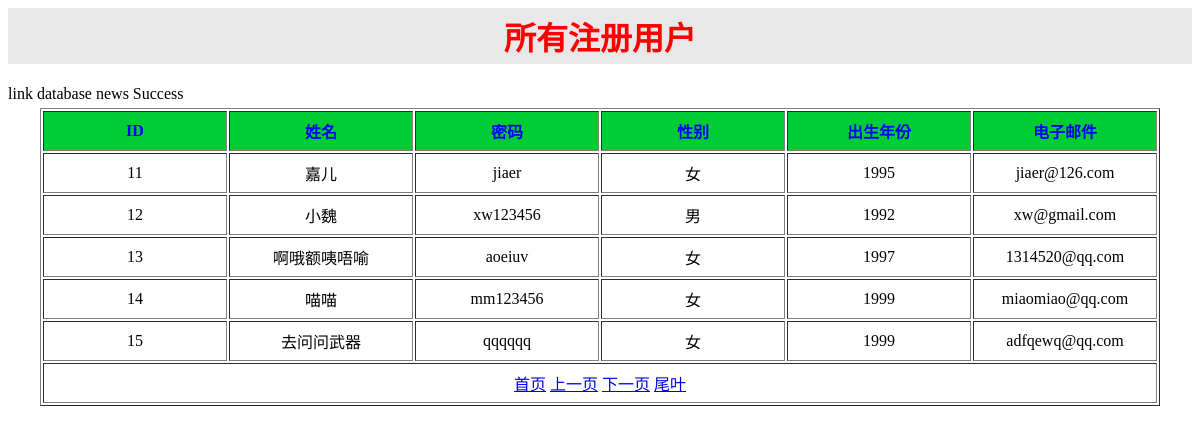
/admin/allUsers.php?page=3, run on the app's committed database.
### tables this page shows
CREATE TABLE `user` (
  `userid` int(6) NOT NULL AUTO_INCREMENT,
  `username` varchar(24) NOT NULL,
  `userpsd` varchar(20) NOT NULL,
  `usesex` enum('0','1') NOT NULL DEFAULT '0',
  `borndate` int(4) NOT NULL DEFAULT '1999',
  `email` varchar(20) NOT NULL DEFAULT 'xxxxxxx@gmail.com',
  PRIMARY KEY (`userid`)
);

### admin/allUsers.php (the view, shortened to what this page needs)
<h1>所有注册用户</h1>
<?php
$link = @mysql_connect('127.0.0.1','root','root');
if($link){
	echo "link database news Success";
}else{
	echo "link database news Fail";
	exit;
}
@$page = $_GET['page']?$_GET['page']:1;
$table_size = 5;
$offset = ($page-1)*$table_size;
$sql = "select * from user";
$res = mysql_query($sql) ;
$totleSize = mysql_num_rows($res);
$pageMax = ceil($totleSize / $table_size);
$sql = "select * from user  limit {$offset},{$table_size}";
$res = mysql_query($sql) ;
$rows = array();
while( $row = mysql_fetch_assoc($res) ){
	$rows[] = $row;
}
?>
<table border='1'>
	<thead>
		<tr>
			<th>ID</th>
			<th>姓名</th>
			<th>密码</th>
			<th>性别</th>
			<th>出生年份</th>
			<th>电子邮件</th>
		</tr>
	</thead>
	<?php foreach($rows as $value):?>
	<tbody>
		<tr>
			<td><?php echo ("{$value['userid']}");?></td>
			<td><?php echo ("{$value['username']}");?></td>
			<td><?php echo ("{$value['userpsd']}");?></td>
			<td><?php echo (( 0==$value['usesex'] )?'女':'男');?></td>
			<td><?php echo ("{$value['borndate']}");?></td>
			<td><?php echo ("{$value['email']}");?></td>
		</tr>
	</tbody>
	<?php endforeach;?>
	<tr style="text-align:center">
		<td colspan='6'>
			<a href="./allUsers.php?page=1">首页</a>
			<a href="./allUsers.php?page=<?php echo $page <= 1 ? $page : $page-1; ?>">上一页</a>
			<a href="./allUsers.php?page=<?php echo $page >= $pageMax ? $page : $page+1; ?>">下一页</a>
			<a href="./allUsers.php?page=<?php echo $pageMax; ?>">尾叶<a>
		</td>
	</tr>
</table>

### admin/allUsers.php (style rules this page uses)
h1 { text-align:center; color:red; padding:5px; background: #e8e8e8; }
table { margin:5px auto; }
th { width:180px; height:40px; background:#00cc33; color:#0000ff; border-collapse:collapse; }
td { width:180px; height:40px; text-align:center; }

### data on the page
user: userid "11", username "嘉儿", userpsd "jiaer", usesex "女", borndate "1995", email "jiaer@126.com"
user: userid "12", username "小魏", userpsd "xw123456", usesex "男", borndate "1992", email "xw@gmail.com"
user: userid "13", username "啊哦额咦唔喻", userpsd "aoeiuv", usesex "女", borndate "1997", email "1314520@qq.com"
user: userid "14", username "喵喵", userpsd "mm123456", usesex "女", borndate "1999", email "miaomiao@qq.com"
user: userid "15", username "去问问武器", userpsd "qqqqqq", usesex "女", borndate "1999", email "adfqewq@qq.com"
